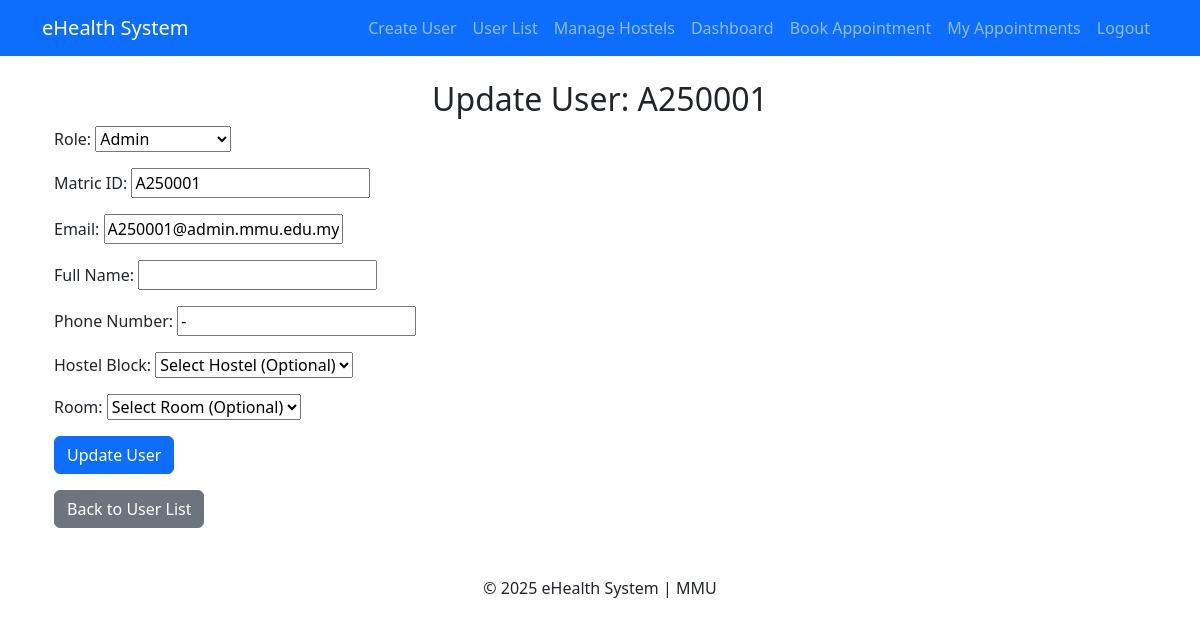
The page /users/update/2/ (signed in) on the database its author committed.
### users/models.py (models this page shows, shortened)
class CustomUser(AbstractUser):
    username = None  # Remove the default username field
    ROLE_CHOICES = [
        ('student', 'Student'),
        ('lecturer', 'Lecturer'),
        ('staff', 'University Staff'),
        ('admin', 'Admin'),
        ('superadmin', 'Superadmin'),
    ]
    role = models.CharField(max_length=20, choices=ROLE_CHOICES, default='student')
    matric_id = models.CharField(max_length=20, unique=True)
    full_name = models.CharField(max_length=100, blank=True, null=True)
    phone_number = models.CharField(max_length=15, blank=True, null=True)
    hostel_block = models.CharField(max_length=50, blank=True, null=True)
    USERNAME_FIELD = 'matric_id'
    REQUIRED_FIELDS = ['email']
    objects = CustomUserManager()

### users/views.py (the view)
# urls.py: path('update/<int:user_id>/', views.update_user, name='update_user'),  # Admin-only user update
@login_required
def update_user(request, user_id):
    if request.user.role not in ['superadmin', 'admin']:
        messages.error(request, "You are not authorized to update user details.")
        return redirect('dashboard')
    user = get_object_or_404(CustomUser, id=user_id)
    if request.method == 'POST':
        form = UserRegistrationForm(request.POST, instance=user)
        if form.is_valid():
            form.save()
            messages.success(request, "User updated successfully!")
            return redirect('user_list')
    else:
        form = UserRegistrationForm(instance=user)
    return render(request, 'users/update_user.html', {'form': form, 'user': user})

### hostels/models.py (called while the page is built)
    def __str__(self):
        return self.name

### users/templates/users/update_user.html (shortened to what this page needs)
{% extends 'base.html' %}
{% block content %}
  <div class="container">
      <h2 class="text-center">Update User: {{ user.matric_id }}</h2>
      <form method="post" id="userForm">
          <div class="mb-3">
              <label for="id_role">Role:</label>
              {{ form.role }}
          </div>
          <div class="mb-3">
              <label for="id_matric_id">Matric ID:</label>
              {{ form.matric_id }}
          </div>
          <div class="mb-3">
              <label for="id_email">Email:</label>
              {{ form.email }}
          </div>
          <div class="mb-3">
              <label for="id_name">Full Name:</label>
              {{ form.name }}
          </div>
          <div class="mb-3">
              <label for="id_phone_number">Phone Number:</label>
              {{ form.phone_number }}
          </div>
          <div class="mb-3">
              <label for="id_hostel_block">Hostel Block:</label>
              {{ form.hostel_block }}
          </div>
          <div class="mb-3">
              <label for="id_room">Room:</label>
              {{ form.room }}
          </div>
          <button type="submit" class="btn btn-primary">Update User</button>
      </form>
      <a href="{% url 'user_list' %}" class="btn btn-secondary mt-3">Back to User List</a>
  </div>
{% endblock %}

### rows shown on the page
CustomUser: matric_id "A250001", role "Admin", email "A250001@admin.mmu.edu.my", phone_number "-", hostel_block "Select Hostel (Optional)"
